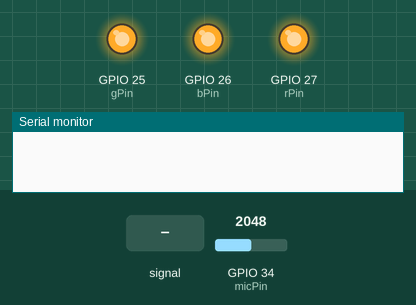
Simulated run of this sketch. Board: ESP32. On the bench: output pins drawn as LEDs (lit = HIGH), the last lines printed to the serial monitor. Inputs (shaded band) come from the test bench; at power-on: GPIO 34 (micPin) = 2048.

Above: at 1.5 s.
1.6 s: GPIO 34 (micPin) fed a 200 Hz sine of ±327 counts around its level
At 1.83 s:
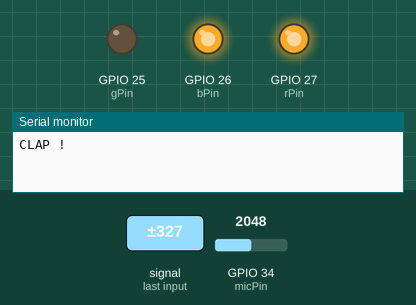
At 4.5 s:
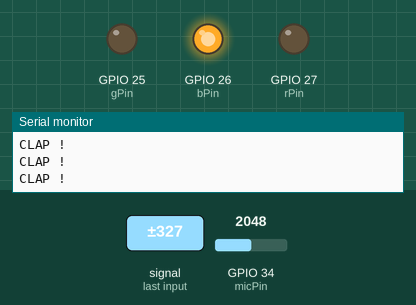
4.6 s: GPIO 34 (micPin) set to 2866
At 5.6 s:
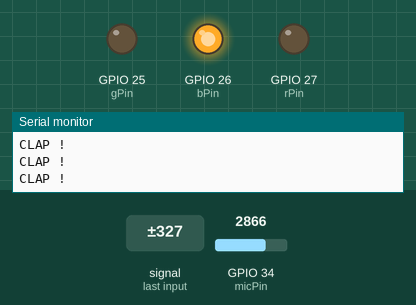
6.1 s: GPIO 34 (micPin) set to 3215
7.6 s: GPIO 34 (micPin) set to 3311
9.1 s: GPIO 34 (micPin) set to 3661
10.6 s: GPIO 34 (micPin) set to 3766
Timing chart, 0 to 13.1 s (numbered marks = the images above; inputs shaded):
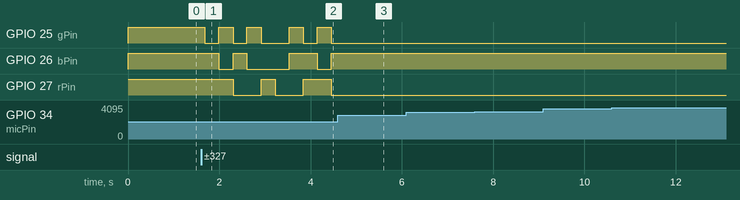

Measured:
- after the input at 1.6 s, GPIO 25 (gPin): HIGH → LOW after 0.09 s, → HIGH 0.31 s later, → LOW 0.31 s later, → HIGH 0.31 s later, … (9 changes in this stretch); GPIO 26 (bPin): goes LOW 0.31 s, HIGH 0.31 s, LOW 0.92 s, HIGH 0.62 s, LOW 0.31 s, then HIGH, starting after 0.39 s
- after the input at 4.6 s, GPIO 25 (gPin): stops changing and stays LOW; GPIO 26 (bPin): stays HIGH (without the input it goes to LOW after 0.17 s); GPIO 27 (rPin): stays LOW (without the input it goes to HIGH after 0.47 s)
- after the input at 6.1 s, every drawn part: stays the same
- after the input at 7.6 s, every drawn part: stays the same
- after the input at 9.1 s, every drawn part: stays the same
- after the input at 10.6 s, every drawn part: stays the same

The sketch:

clap_lumineux_max4466.ino
```cpp
const int micPin = 34;

const int rPin = 27;
const int gPin = 25;
const int bPin = 26;


int lastMic = 0;
unsigned long lastClap = 0;


int colorIndex = 0;
int colors[][3] = {
  {0,   255, 255},
  {255, 0,   255},
  {255, 255, 0  },
  {0,   0,   255},
  {0,   255, 0  },
  {255, 0,   0  },
  {0,   0,   0  }
};

void setup() {
  Serial.begin(115200);

  // PWM
  ledcAttachPin(rPin, 0); ledcSetup(0, 5000, 8);
  ledcAttachPin(gPin, 1); ledcSetup(1, 5000, 8);
  ledcAttachPin(bPin, 2); ledcSetup(2, 5000, 8);

  setColor(255,255,255);

  delay(300);
  lastMic = analogRead(micPin);
}

void setColor(int r, int g, int b) {
  ledcWrite(0, r);
  ledcWrite(1, g);
  ledcWrite(2, b);
}

void loop() {
  int micValue = analogRead(micPin);


  if ((micValue - lastMic) > 400 && millis() - lastClap > 300) {
    lastClap = millis();
    colorIndex = (colorIndex + 1) % 7;

    setColor(
      colors[colorIndex][0],
      colors[colorIndex][1],
      colors[colorIndex][2]
    );

    Serial.println("CLAP !");
  }

  lastMic = micValue;
}
```
